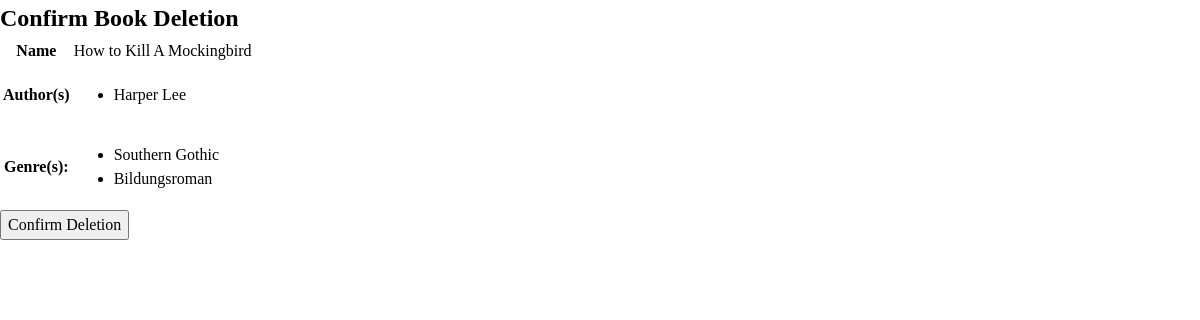
Page /administration/books/del/1/ (signed in) on the committed database.
### models/models.py (models this page shows)
class Book(models.Model):
    title = models.CharField(max_length=520)
    authors = models.ManyToManyField(Author)
    genre = models.ManyToManyField(Genre)

class Author(models.Model):
    name = models.CharField(max_length=256, unique=True)

class Genre(models.Model):
    genre = models.CharField(max_length=120, unique=True)

### administration/views.py (the view, shortened to what this page needs)
# urls.py: path('books/del/<int:id>/', DelBooks.as_view(), name='delBooks'),
class DelBooks(View):
    def get(self, request, id):
        if not request.user.is_member:
            bookToDel = Book.objects.get(id=id)
            context = {}
            context['book'] = bookToDel
            return render(request, 'admin/book/delBook.html', context)
        else:
            messages.error('You do not have authorization to view that page')
            return redirect(reverse('userScramble'))

### templates/admin/book/delBook.html (shortened to what this page needs)
{%extends '../../base.html'%}
{%block content%}
    <h2>Confirm Book Deletion</h2>
    <table>
        <tr>
            <th>Name</th>
            <td>{{book.title}}</td>
        </tr>
        <tr>
            <th>Author(s)</th>
            <td>
                <ul>
                    {%for author in book.authors.all%}
                    <li>{{author.name}}</li>
                    {%endfor%}
                </ul>
            </td>
        </tr>
        <tr>
            <th>Genre(s):</th>
            <td>
                <ul>
                    {%for genre in book.genre.all%}
                    <li>{{genre.genre}}</li>
                    {%endfor%}
                </ul>
            </td>
        </tr>
    </table>
    <form method="post">
        <button type="submit">Confirm Deletion</button>
    </form>
{%endblock%}

### rows in the picture
Book: title "How to Kill A Mockingbird"
Author: name "Harper Lee"
Genre: genre "Southern Gothic"
Genre: genre "Bildungsroman"
